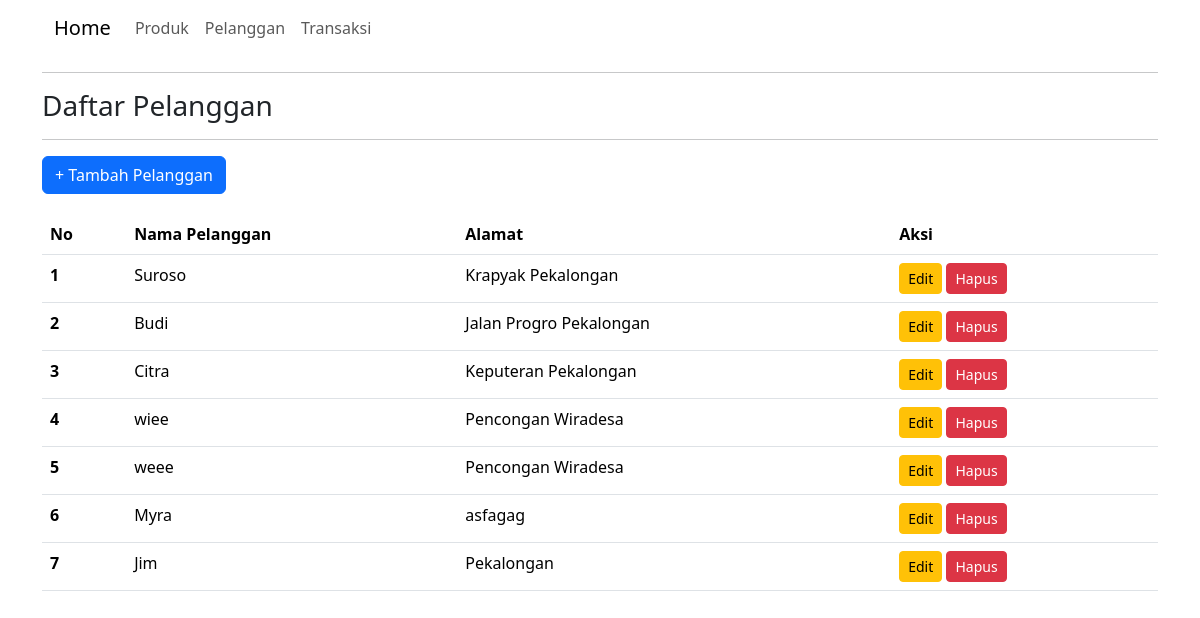
Screenshot of /mvc-toko1/index.php?action=pelanggan (signed in) with the database file from the repository.
### tables this page shows
CREATE TABLE `pelanggan` (
  `id_pelanggan` int(11) NOT NULL,
  `nama` varchar(100) NOT NULL,
  `alamat` varchar(255) NOT NULL
);

### mvc-toko1/app/Controllers/PelangganController.php (called while the page is built, shortened)
<?php
require_once 'app/Models/Pelanggan.php';
class PelangganController
{
    private $pelanggan;
    public function __construct()
    {
        $this->pelanggan = new Pelanggan();
    }
    public function daftarPelanggan()
    {
        $data = $this->pelanggan->tampilkanSemuaPelanggan();
        require 'app/Views/pelanggan_view.php';
    }
}
?>

### mvc-toko1/config/database.php (called while the page is built, shortened)
<?php
class Database {
    private $host = "localhost";
    private $user = "root";
    private $password = "";
    private $dbname = "dbtoko";
    private $conn;
    private function connect() {
        $this->conn = new mysqli($this->host, $this->user, $this->password, $this->dbname);
    }
    public function getConnection() {
        return $this->conn;
    }
}
?>

### mvc-toko1/app/Models/Pelanggan.php (called while the page is built, shortened)
<?php
require_once 'config/database.php';
class Pelanggan {
    private $conn;
    public function __construct() {
        $database = new Database();
        $this->conn = $database->getConnection();
    }
    public function tampilkanSemuaPelanggan() {
        $sql = "SELECT * FROM pelanggan";
        $result = $this->conn->query($sql);
        return $result->fetch_all(MYSQLI_ASSOC);
    }
}
?>

### mvc-toko1/app/Views/pelanggan_view.php (the view, shortened to what this page needs)
<!doctype html>
<html lang="en">
<head>
    <link href="https://cdn.jsdelivr.net/npm/bootstrap@5.3.3/dist/css/bootstrap.min.css" rel="stylesheet"
>
</head>
<body>
    <div class="container">
        <nav class="navbar navbar-expand-lg bg-body-transparent">
            <div class="container-fluid">
                <a class="navbar-brand" href="index.php?action=index">Home</a>
                <div class="collapse navbar-collapse" id="navbarSupportedContent">
                    <ul class="navbar-nav me-auto mb-2 mb-lg-0">
                        <li class="nav-item">
                            <a class="nav-link" href="index.php?action=produk">Produk</a>
                        </li>
                        <li class="nav-item">
                            <a class="nav-link" href="index.php?action=pelanggan">Pelanggan</a>
                        </li>
                        <li class="nav-item">
                            <a class="nav-link" href="index.php?action=transaksi">Transaksi</a>
                        </li>
                </div>
            </div>
        </nav>
        <hr>
        <h3>Daftar Pelanggan</h3>
        <hr>
        <div style="display: flex; justify-content: space-between; align-items: center; margin-bottom: 20px;">
            <a href="index.php?action=pelanggan&subaction=tambah" class="btn btn-primary">+ Tambah Pelanggan</a>
        </div>
        <table class="table">
            <thead>
                <tr>
                    <th scope="col">No</th>
                    <th scope="col">Nama Pelanggan</th>
                    <th scope="col">Alamat</th>
                    <th scope="col">Aksi</th>
                </tr>
            </thead>
            <tbody>
                <?php
                $nomor = 1;
                foreach ($data as $dataPelanggan): ?>
                    <tr>
                        <th scope="row"><?php echo $nomor++; ?></th>
                        <td><?= $dataPelanggan['nama']; ?></td>
                        <td><?= $dataPelanggan['alamat']; ?></td>
                        <td>
                            <a href="index.php?action=pelanggan&subaction=edit&id=<?= $dataPelanggan['id_pelanggan'] ?>"
                                class="btn btn-warning btn-sm">Edit</a>
                            <a href="index.php?action=pelanggan&subaction=hapus&id=<?= $dataPelanggan['id_pelanggan'] ?>"
                                class="btn btn-danger btn-sm" onclick="return confirm('Yakin ingin menghapus?')">Hapus</a>
                        </td>
                    </tr>
                <?php endforeach; ?>
            </tbody>
</body>
</html>

### rows the page displays
pelanggan: nama "Suroso", alamat "Krapyak Pekalongan"
pelanggan: nama "Budi", alamat "Jalan Progro Pekalongan"
pelanggan: nama "Citra", alamat "Keputeran Pekalongan"
pelanggan: nama "wiee", alamat "Pencongan Wiradesa"
pelanggan: nama "weee", alamat "Pencongan Wiradesa"
pelanggan: nama "Myra", alamat "asfagag"
pelanggan: nama "Jim", alamat "Pekalongan"
